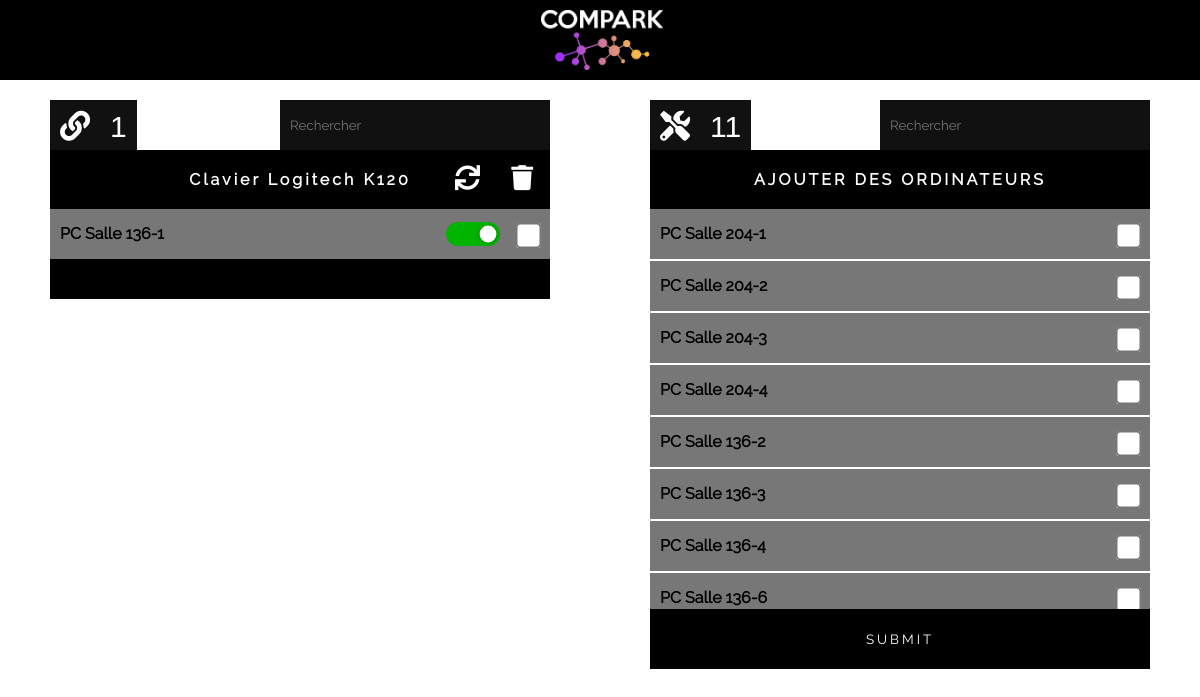
Page /liaisons.php?id_compo=1 on the committed database.
### tables this page shows
CREATE TABLE IF NOT EXISTS `composant` (
  `id_compo` int(11) NOT NULL AUTO_INCREMENT,
  `nom_compo` varchar(50) NOT NULL,
  `commentaire_compo` varchar(500) DEFAULT NULL,
  PRIMARY KEY (`id_compo`)
);

CREATE TABLE IF NOT EXISTS `installation` (
  `id_inst` int(11) NOT NULL AUTO_INCREMENT,
  `refcompo` int(11) NOT NULL,
  `refordi` int(11) NOT NULL,
  `OKHS` varchar(2) DEFAULT NULL,
  `commentaire_inst` varchar(500) DEFAULT NULL,
  PRIMARY KEY (`id_inst`),
  KEY `fk_compo` (`refcompo`),
  KEY `fk_ordi` (`refordi`)
);

CREATE TABLE IF NOT EXISTS `ordinateur` (
  `id_ordi` int(11) NOT NULL AUTO_INCREMENT,
  `nom_ordi` varchar(50) NOT NULL,
  `commentaire_ordi` varchar(500) DEFAULT NULL,
  PRIMARY KEY (`id_ordi`)
);

### liaisons.php (the view, shortened to what this page needs)
<!DOCTYPE html>
<html>
<head>
    <link rel="stylesheet" href="assets/main.css" />
    <link rel="stylesheet" href="https://use.fontawesome.com/releases/v5.8.2/css/all.css">
</head>
<body>
    <div class="wrapper">
        <header class="header">
            <a href='index.php'><img id='logo-head' class='center' src="image/comparklogo.png"></a>
        </header>
        <?php
        if ( isset ($_GET['id_compo'])) {
            BDCompo();
            BDCompoAjouter();
        }
        function BDCompo () {
            $id = $_GET['id_compo'];
            $DataBase = mysqli_connect ( "localhost" , "root" , "" ) ;
            mysqli_select_db ( $DataBase, "compark" ) ;
            $Requete = "SELECT * FROM installation i JOIN ordinateur o ON o.id_ordi=i.refordi JOIN composant c ON c.id_compo=i.refcompo WHERE refcompo=". $id ." ORDER BY nom_compo ;" ;
            $Resultat = mysqli_query ( $DataBase, $Requete )  or  die(mysqli_error($DataBase) ) ;
            $Count = 0;
            while (  $ligne = mysqli_fetch_array($Resultat)  )
                    {
                        $Count = $Count + 1;
                    }
            $Nom = "SELECT * FROM composant WHERE id_compo=".$id.";" ;
            $AffichageNom = mysqli_query ( $DataBase, $Nom )  or  die(mysqli_error($DataBase) ) ;
            $ligne = mysqli_fetch_array($AffichageNom);
            echo "
            <div class='main'>
                <div class='summary-box'><i class='fas fa-link'></i><label class='count'>".$Count."</label></div>
                <input id='search-bar-ele' class='search-bar' type='text' placeholder='Rechercher'>
                <label><p class='center box-label'>".$ligne['nom_compo']."</p></label>
                <a class='delete-input-link ordinateur'><i class='delete-input ordinateur fas fa-trash'></i></a>
                <i class='sync-input fas fa-sync'></i>
                ";
                echo "
                <div class='contain-overflow'>
                    <form id='liaison-ordi'>
                <input class='reload' type='hidden' name='id_compo' value='".$id."'>";
            if ( $Count == 0 ) {
                echo "
                <div class='error'>
                    <label><p class='item-name center'>IL N'Y A PAS DE LIAISON</p></label>
                </div> ";
            }
            else {
            $Resultat = mysqli_query ( $DataBase, $Requete )  or  die(mysqli_error($DataBase) ) ;
            while (  $ligne = mysqli_fetch_array($Resultat)  )
                {
                    echo "
                    <div class='ligne ele'>
                        <p class='item-name'>".$ligne['nom_ordi']."</p>
                        <input class='delete-checkbox delete_linked' type='checkbox' name='id_linked_ordi[]' value='".$ligne['refordi']."'>
                        <div class='switch_box'>";
                            if ( $ligne['OKHS'] == 'OK') {
                                echo "<input type='checkbox' class='switch_1 okhs_linked' name='id_ordi_okhs[]' value='".$ligne['refordi']."' checked>";
                            }
                            else {
                                echo "<input type='checkbox' class='switch_1 okhs_linked' name='id_ordi_okhs[]' value='".$ligne['refordi']."'>";
                            }
                    echo "
                        </div>
                    </div>";
                }
            }
            echo "
                </form>
                </div>
                <div class='form-box'>
                    <p class='box-label'></p>
                </div>
            </div>
            ";
        }
        ?>
        <?php
        function BDCompoAjouter () {
            $id = $_GET['id_compo'];
            $DataBase = mysqli_connect ( "localhost" , "root" , "" ) ;
            mysqli_select_db ( $DataBase, "compark" ) ;
            $Requete = "Select * From ordinateur where id_ordi not in (SELECT refordi from installation where refcompo = '".$id."')";
            $Resultat = mysqli_query ( $DataBase, $Requete )  or  die(mysqli_error($DataBase) ) ;
            $Count = 0;
            while (  $ligne = mysqli_fetch_array($Resultat)  )
                    {
                        $Count = $Count + 1;
                    }
            echo "
            <div class='main'>
                <div class='summary-box'><i class='fas fa-tools'></i><label class='count'>".$Count."</label></div>
                <input id='search-bar-liaison' class='search-bar' type='text' placeholder='Rechercher'>
                <label><p class='center box-label'>AJOUTER DES ORDINATEURS</p></label>
                ";
                echo "
                <div class='contain-overflow'>
                    <form id='insert-linked'>
                <input type='hidden' name='id_compo' value='".$id."'>
                ";
            if ( $Count == 0 ) {
                echo "
                <div class='error'>
                    <label><p class='item-name center'>IL N'Y A PAS DE LIAISON POSSIBLE</p></label>
                </div> ";
            }
            else {
            $Resultat = mysqli_query ( $DataBase, $Requete )  or  die(mysqli_error($DataBase) ) ;
            while (  $ligne = mysqli_fetch_array($Resultat)  )
                {
                    echo "
                    <div class='ligne liaison'>
                        <p class='item-name'>".$ligne['nom_ordi']."</p>
                        <input class='insert-checkbox' type='checkbox' name='id_add_ordi[]' value='".$ligne['id_ordi']."'>
                    </div> ";
                }
            }
            echo "
                </form>
            </div>
            ";
        }
        ?>
        <div class="form-box">
            <input class='insert-linked-submit' type='submit' alt='AJOUTER'>
        </div>
    </div>
</body>
</html>

### assets/main.css (style rules this page uses)
* { font-family: Raleway; margin: 0; padding: 0; }
a { color: black; text-decoration: none; }
label { user-select: none; }
.center { text-align: center; }
.fas { color: #ffffff; font-size: 30px; }
.count { color: #ffffff; font-weight: 100; font-family: arial; padding: 0 0 0 20px; font-size: 30px; }
.box-label { letter-spacing: 3px; padding: 20px 0 20px 0; color: white; background-color: #000000; }
.ligne { position: relative; width: 100%; line-height: 50px; background-color: #777777; border-bottom: solid 2px #ffffff; }
.ligne:last-child { border-bottom: none; }
.summary-box { z-index: -1; padding: 10px; background-color: #111111; position: absolute; top: -50px; left: 0; }
.search-bar { padding: 10px; background-color: #111111; position: absolute; top: -50px; right: 0; color: #ffffff; border: none; width: 250px; height: 30px; }
header { width: 100%; background-color: black; height: 80px; }
#logo-head { padding: 10px; max-height: 60px; vertical-align: middle; }
.wrapper { display: flex; flex-flow: row wrap; font-weight: bold; text-align: center; }
.wrapper > * { flex: 1 100%; }
.main { position: relative; margin: 70px 50px 50px 50px; text-align: left; }
.contain-overflow { position: relative; overflow: auto; max-height: 400px; }
.form-box { box-sizing: content-box; }
@media all and (min-width: 1000px) { .main { flex: 3 0px; } }
.item-name { padding-left: 10px; vertical-align: middle; }
.delete-checkbox,.insert-checkbox { transform: scale(2); position: absolute; top: 20px; right: 15px; float: right; }
.sync-input { position: absolute; font-size: 25px; top: 15px; right: 70px; right: 70px; float: right; }
.delete-input { position: absolute; font-size: 25px; top: 15px; right: 17px; float: right; }
.update-submit,.delete-submit,.insert-linked-submit { text-transform: uppercase; letter-spacing: 3px; box-sizing: border-box; width: 100%; height: 60px; padding: 10px; background-color: #000000; color: #ffffff; border: none; }
input[type="checkbox"].switch_1 { font-size: 30px; -webkit-appearance: none; -moz-appearance: none; appearance: none; width: 1.8em; height: 0.8em; background: rgba(180,0,0); border-radius: 3em; position: absolute; top: 13px; right: 50px; cursor: pointer; outline: none; -webkit-transition: all .2s ease-in-out; transition: all .2s ease-in-out; }
input[type="checkbox"].switch_1:checked { background: rgba(0,180,0); }
input[type="checkbox"].switch_1:after { position: absolute; content: ""; width: 0.8em; height: 0.8em; border-radius: 50%; background: #fff; -webkit-box-shadow: 0 0 .25em rgba(0,0,0,.3); box-shadow: 0 0 .25em rgba(0,0,0,.3); -webkit-transform: scale(.7); transform: scale(.7); left: 0; -webkit-transition: all .2s ease-in-out; transition: all .2s ease-in-out; }
input[type="checkbox"].switch_1:checked:after { left: calc(100% - 0.8em); }

### rows in the picture
composant: nom_compo "Clavier Logitech K120"
installation: refordi.nom_ordi "PC Salle 136-1"
ordinateur: nom_ordi "PC Salle 204-1"
ordinateur: nom_ordi "PC Salle 204-2"
ordinateur: nom_ordi "PC Salle 204-3"
ordinateur: nom_ordi "PC Salle 204-4"
ordinateur: nom_ordi "PC Salle 136-2"
ordinateur: nom_ordi "PC Salle 136-3"
ordinateur: nom_ordi "PC Salle 136-4"
ordinateur: nom_ordi "PC Salle 136-6"

### other values in the picture
$Count "1"
$Count "11"
